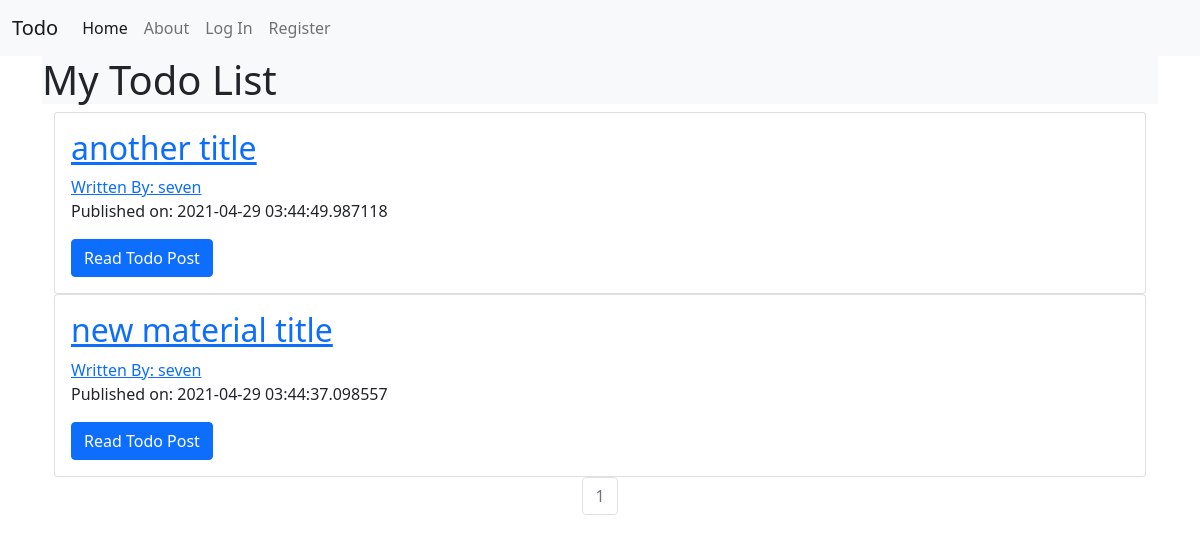
The page / on the database its author committed.
### todoapplication/models.py (models this page shows, shortened)
class TodoPost(db.Model):
    users = db.relationship(User)
    id = db.Column(db.Integer, primary_key=True)
    user_id = db.Column(db.Integer, db.ForeignKey('users.id'), nullable=False)
    date = db.Column(db.DateTime, nullable=False, default=datetime.utcnow)
    title = db.Column(db.String(140), nullable=False)
    text = db.Column(db.Text)

class User(db.Model, UserMixin):
    __tablename__ = 'users'
    id = db.Column(db.Integer, primary_key=True)
    profile_image = db.Column(db.String(64), nullable=False, default='default_profile.png')
    email = db.Column(db.String(64), unique=True, index=True)
    username = db.Column(db.String(64), unique=True, index=True)
    password_hash = db.Column(db.String(128))
    posts = db.relationship('TodoPost', backref='author', lazy=True)

### todoapplication/core/views.py (the view)
@core.route('/')
def index():
    page = request.args.get('page', 1, type=int)
    todo_posts = TodoPost.query.order_by(desc(TodoPost.date)).paginate(page=page, per_page=10)
    return render_template('index.html', todo_posts=todo_posts)

### todoapplication/templates/index.html
{% extends "base.html" %}
{% block content %}
    <div class="mx-auto bg-light">
        <h1>My Todo List</h1>
    </div>
    <div class="container">
        {% for post in todo_posts.items %}
            <div class="card">
                <div class="card-body">
                    <h2><a class='card-title' href="{{ url_for('todo_posts.todo_post', todo_post_id=post.id) }}">{{ post.title }}</a> </h2>
                    <a href="{{ url_for('users.user_posts', username=post.author.username) }}">Written By: {{ post.author.username }}</a>
                    <p>Published on: {{ post.date }}</p>
                    <a class="btn btn-primary" href="{{ url_for('todo_posts.todo_post', todo_post_id=post.id) }}">Read Todo Post</a>
                </div>
            </div>
        {% endfor %}
    </div>
    <nav aria-label="Page navigation example">
        <ul class="pagination justify-content-center">
            {% for page_num in todo_posts.iter_pages(left_edge=1, right_edge=1, left_current=1, right_current=2) %}
                {% if todo_posts.page == page_num %}
                    <li class="page-item disabled">
                        <a class="page-link" href="{{ url_for('core.index', page=page_num) }}">{{ page_num }}</a>
                    </li>
                {% else %}
                    <li class="page-item">
                        <a class="page-link" href="{{ url_for('core.index', page=page_num) }}">{{ page_num }}</a>
                    </li>
                {% endif %}
            {% endfor %}
        </ul>
    </nav>
{% endblock %}

### rows shown on the page
TodoPost: title "another title", author.username "seven", date "2021-04-29 03:44:49.987118"
TodoPost: title "new material title", author.username "seven", date "2021-04-29 03:44:37.098557"

### other values the page prints
{{ page_num }} "1"
